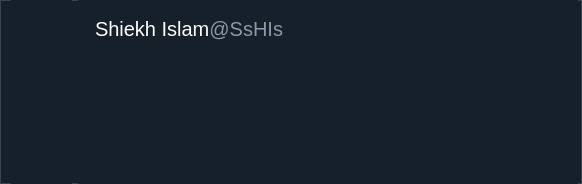
<?xml version="1.0" encoding="UTF-8"?>
<ui version="4.0">
 <class>ResponseWidget</class>
 <widget class="QWidget" name="ResponseWidget">
  <property name="geometry">
   <rect>
    <x>0</x>
    <y>0</y>
    <width>582</width>
    <height>184</height>
   </rect>
  </property>
  <property name="sizePolicy">
   <sizepolicy hsizetype="Minimum" vsizetype="Minimum">
    <horstretch>0</horstretch>
    <verstretch>1</verstretch>
   </sizepolicy>
  </property>
  <property name="sizeIncrement">
   <size>
    <width>0</width>
    <height>1</height>
   </size>
  </property>
  <property name="windowTitle">
   <string>Form</string>
  </property>
  <property name="styleSheet">
   <string notr="true">background-color:rgb(21,32,43);
border: 1px solid rgb(56,68,77);</string>
  </property>
  <layout class="QHBoxLayout" name="horizontalLayout">
   <property name="sizeConstraint">
    <enum>QLayout::SetDefaultConstraint</enum>
   </property>
   <property name="leftMargin">
    <number>11</number>
   </property>
   <property name="topMargin">
    <number>0</number>
   </property>
   <property name="rightMargin">
    <number>4</number>
   </property>
   <property name="bottomMargin">
    <number>0</number>
   </property>
   <item>
    <widget class="QLabel" name="label_3">
     <property name="enabled">
      <bool>true</bool>
     </property>
     <property name="sizePolicy">
      <sizepolicy hsizetype="Fixed" vsizetype="Preferred">
       <horstretch>0</horstretch>
       <verstretch>0</verstretch>
      </sizepolicy>
     </property>
     <property name="minimumSize">
      <size>
       <width>61</width>
       <height>61</height>
      </size>
     </property>
     <property name="styleSheet">
      <string notr="true">background-color:rgb(21,32,43);
border:none;</string>
     </property>
     <property name="text">
      <string>&lt;html&gt;&lt;head/&gt;&lt;body&gt;&lt;p&gt;&lt;br/&gt;&lt;/p&gt;&lt;p&gt;&lt;img src=&quot;Resources/drislampfp.ico&quot;/&gt;&lt;/p&gt;&lt;/body&gt;&lt;/html&gt;</string>
     </property>
     <property name="alignment">
      <set>Qt::AlignLeading|Qt::AlignLeft|Qt::AlignTop</set>
     </property>
     <property name="margin">
      <number>0</number>
     </property>
    </widget>
   </item>
   <item>
    <widget class="QLabel" name="label">
     <property name="sizePolicy">
      <sizepolicy hsizetype="Preferred" vsizetype="Expanding">
       <horstretch>0</horstretch>
       <verstretch>1</verstretch>
      </sizepolicy>
     </property>
     <property name="minimumSize">
      <size>
       <width>481</width>
       <height>131</height>
      </size>
     </property>
     <property name="sizeIncrement">
      <size>
       <width>0</width>
       <height>1</height>
      </size>
     </property>
     <property name="font">
      <font>
       <family>Segoe UI</family>
       <pointsize>-1</pointsize>
      </font>
     </property>
     <property name="styleSheet">
      <string notr="true">color:white;
font-size:20px;
overflow: hidden;
padding: 12px;
position: relative;
white-space: pre-wrap;
min-height: 24px;
max-height: 720px;
border:none;</string>
     </property>
     <property name="lineWidth">
      <number>6</number>
     </property>
     <property name="text">
      <string>&lt;html&gt;&lt;head/&gt;&lt;body&gt;&lt;p&gt;&lt;span style=&quot; font-size:20px; color:#ffffff;&quot;&gt;Shiekh Islam&lt;/span&gt;&lt;span style=&quot; font-size:20px;&quot;/&gt;&lt;img src=&quot;Resources/verifiedtwitter.ico&quot;/&gt;&lt;span style=&quot; font-size:20px;&quot;/&gt;&lt;span style=&quot; font-size:20px; color:#8899a6;&quot;&gt;@SsHIs &lt;/span&gt;&lt;span style=&quot; font-size:20px;&quot;/&gt;&lt;/p&gt;&lt;p&gt;&lt;br/&gt;&lt;/p&gt;&lt;/body&gt;&lt;/html&gt;</string>
     </property>
     <property name="scaledContents">
      <bool>true</bool>
     </property>
     <property name="alignment">
      <set>Qt::AlignLeading|Qt::AlignLeft|Qt::AlignTop</set>
     </property>
     <property name="wordWrap">
      <bool>true</bool>
     </property>
    </widget>
   </item>
  </layout>
 </widget>
 <resources/>
 <connections/>
</ui>
